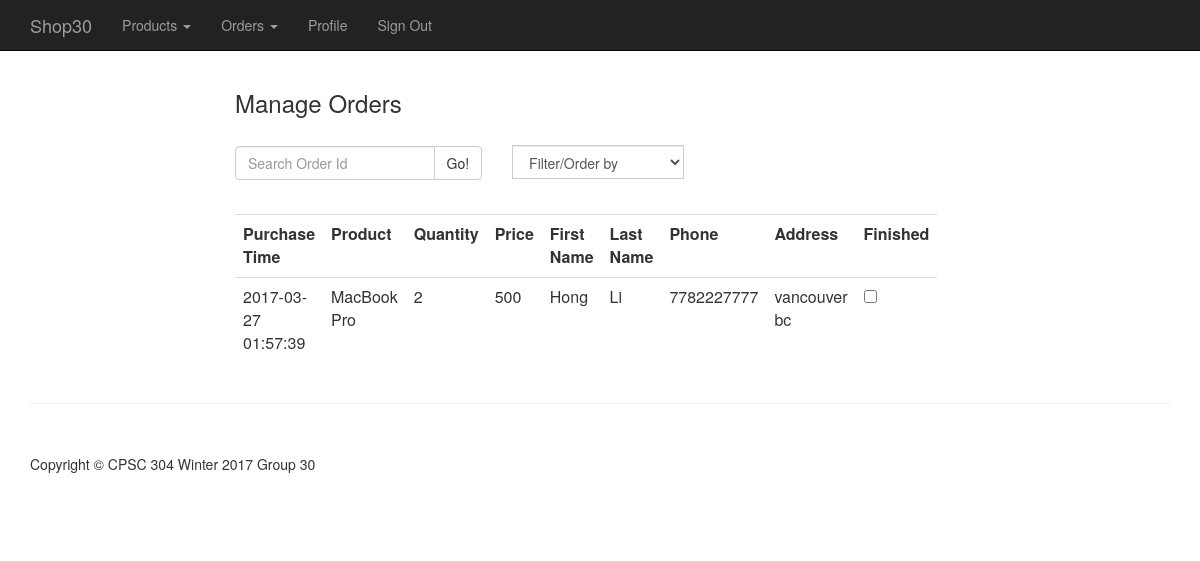
Page /frontend/php/orderReceived.php (signed in) on the earlier database version.
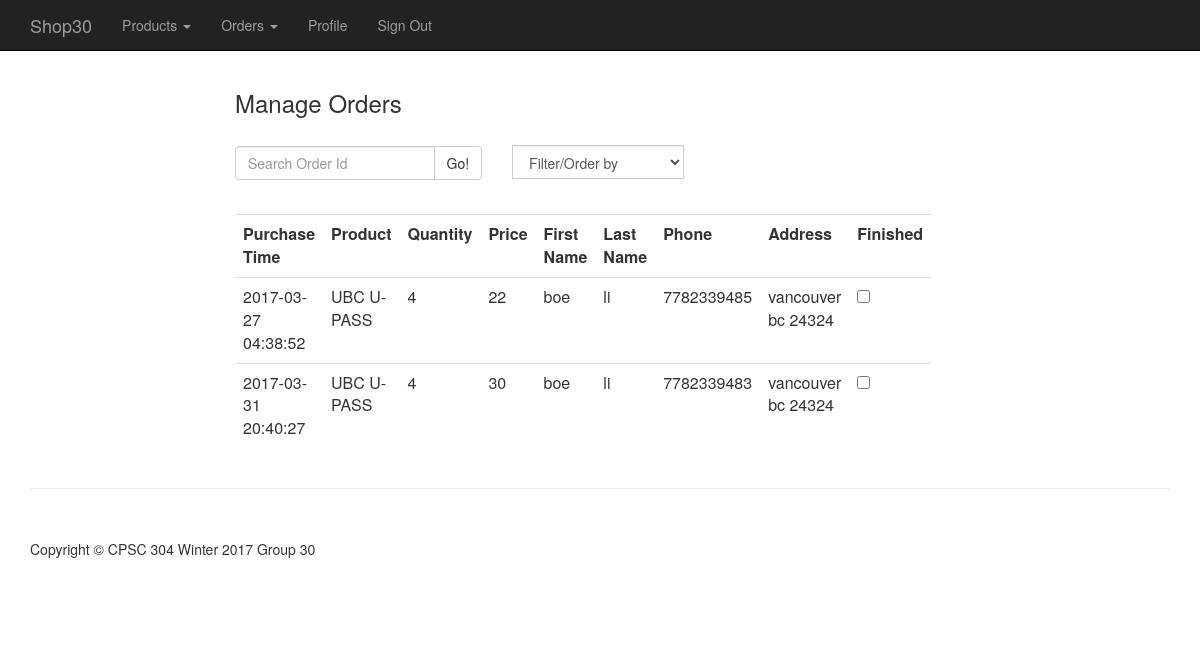
Same page on the later database version.
### tables this page shows
CREATE TABLE `Orders` (
  `OrderId` int(11) NOT NULL,
  `BuyerId` int(11) DEFAULT NULL,
  `ShopName` char(15) DEFAULT NULL,
  `ProductId` int(11) NOT NULL,
  `Quantity` int(11) NOT NULL,
  `Price` float NOT NULL,
  `Type` tinyint(1) DEFAULT NULL,
  `OrderStatus` tinyint(1) DEFAULT NULL,
  `TIMESTAMP` timestamp NOT NULL DEFAULT CURRENT_TIMESTAMP ON UPDATE CURRENT_TIMESTAMP,
  `CardId` int(11) DEFAULT NULL
);

CREATE TABLE `Products` (
  `ProductId` int(11) NOT NULL,
  `ProductName` char(50) NOT NULL,
  `ProductDescription` char(100) DEFAULT NULL
);

CREATE TABLE `Person` (
  `PersonId` int(11) NOT NULL,
  `Phone` bigint(10) NOT NULL,
  `Password` varchar(50) NOT NULL,
  `Address` varchar(50) NOT NULL,
  `FirstName` varchar(15) NOT NULL,
  `LastName` varchar(15) NOT NULL,
  `Email` varchar(50) NOT NULL,
  `TimeStamp` timestamp NOT NULL DEFAULT CURRENT_TIMESTAMP ON UPDATE CURRENT_TIMESTAMP
);

### backend/core.inc.php (called while the page is built, shortened)
<?php
function getPersonId(){
	return $_SESSION['PersonId'];
}
?>

### frontend/php/parts/orderReceivedBody.php (the view, shortened to what this page needs)
<div class="container">
<div class="col-md-7 col-md-offset-2">
  <h3>Manage Orders</h3>
  <br>
  <div class="row">
  <form action = "../php/orderReceived.php" method = "get">
  <div class="col-sm-5">
    <div class="input-group">
      <input  type="text" class="form-control" name="OrderId" placeholder="Search Order Id">
      <span class="input-group-btn">
        <button class="btn btn-default" type="submit">Go!</button>
      </span>
    </div>
  </div>
  </form>
  <form action = "../php/orderReceived.php" method = "get" id="report_filter">
  <div class="col-sm-5">
    <div class="input-group">
      <select name="filter" class="form-control" onchange="document.getElementById('report_filter').submit();"
      style="bottom: 15px;">
        <option value="0">Filter/Order by</option>
      </select>
    </div>
  </div>
</form>
</div>
<br>
<table class="table table-hover">
  <tr>
  <th> Purchase Time</th>
  <th> Product </th>
  <th> Quantity </th>
  <th> Price </th>
  <th> First Name </th>
	<th> Last Name </th>
	<th> Phone </th>
	<th> Address </th>
	<th> Finished </th>
  </tr>
<?php
    $PersonId = getPersonId();
    $sql0 = "SELECT ShopName FROM Retailers WHERE PersonId=$PersonId";
    $result0=mysqli_query($con,$sql0);
    $row0=mysqli_fetch_array($result0, MYSQLI_ASSOC);
    $ShopName = $row0["ShopName"];
    $sql="SELECT o.OrderId, p.FirstName,p.LastName,p.Phone,p.Address,pd.ProductName,o.Quantity,o.Price,o.OrderStatus,o.TIMESTAMP
          FROM Orders o, Person p, Products pd
          WHERE o.BuyerId = p.PersonId AND o.ShopName LIKE '$ShopName' AND pd.ProductId = o.ProductId
	        GROUP BY o.OrderId, o.OrderStatus";
if ($result=mysqli_query($con,$sql))
  {
  while ($row=mysqli_fetch_array($result, MYSQLI_ASSOC)) {
  echo ("
    <td>$row[TIMESTAMP] </td>
    <td>$row[ProductName] </td>
    <td>$row[Quantity] </td>
    <td>$row[Price] </td>
    <td>$row[FirstName] </td>
    <td>$row[LastName] </td>
  	<td>$row[Phone] </td>
  	<td>$row[Address] </td>
	");
  echo "<td>";
    echo "<form action='orderReceived.php' method='post'>";
      echo "<input type='checkbox' name='isFinished' onChange='this.form.submit()' ";
      if ($row['OrderStatus']) {echo "disabled='disabled' checked";}
      echo ">";
    echo "</form>";
  echo "</td>";
}
}
 ?>
 </table>
 </div>
 </div>

Differences in the rows shown:
removed orders: TIMESTAMP "2017-03-27 01:57:39", ProductId.ProductName "MacBook Pro", Quantity "2", Price "500", BuyerId.FirstName "Hong", BuyerId.LastName "Li", BuyerId.Phone "7782227777", BuyerId.Address "vancouver bc"
added orders: TIMESTAMP "2017-03-27 04:38:52", ProductId.ProductName "UBC U-PASS", Quantity "4", Price "22", BuyerId.FirstName "boe", BuyerId.LastName "li", BuyerId.Phone "7782339485", BuyerId.Address "vancouver bc 24324"
added orders: TIMESTAMP "2017-03-31 20:40:27", ProductId.ProductName "UBC U-PASS", Quantity "4", Price "30", BuyerId.FirstName "boe", BuyerId.LastName "li", BuyerId.Phone "7782339483", BuyerId.Address "vancouver bc 24324"
